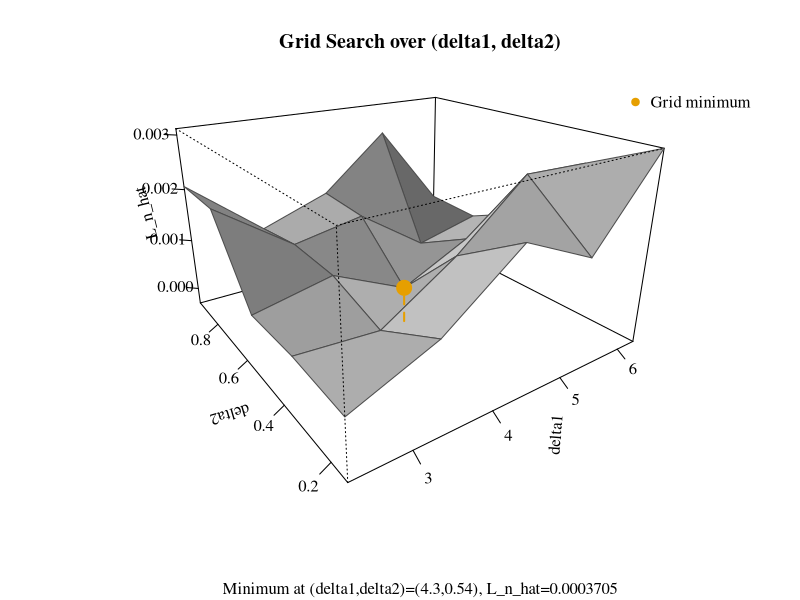

Write R code to recreate this figure.
## Slide version of the (delta1,delta2) deltagrid 3D surface (lag_m,
## lambda free at each point), stripped of the chi-sq threshold plane and
## pass/fail coloring that 1287 has -- just the L_n_hat(delta1,delta2)
## surface with the grid's own minimum marked. For the "$\delta$ Search"
## slide in 650-stage2-prelim-results.qmd. 2026-09-17.

df <- read.csv("Code/Products/1283-deltagrid-lag_m-combined.csv")

d1s <- sort(unique(df$delta1))
d2s <- sort(unique(df$delta2))
Z <- matrix(NA, length(d1s), length(d2s))
for (i in seq_along(d1s)) for (j in seq_along(d2s)) {
    v <- df$Lhat[df$delta1 == d1s[i] & df$delta2 == d2s[j]]
    Z[i, j] <- if (length(v) == 1) v else NA
}

imin <- which(df$Lhat == min(df$Lhat))
d1_min <- df$delta1[imin]; d2_min <- df$delta2[imin]; L_min <- df$Lhat[imin]

wong_orange <- "#E69F00"

## Extend zlim below the surface's own range so a "flagpole" dropped from the
## minimum down to the floor is actually visible, not zero-length (the
## minimum point sits ON the surface, i.e. at its own lowest height).
zrange <- range(Z, na.rm = TRUE)
zfloor <- zrange[1] - 0.25 * diff(zrange)
zlim <- c(zfloor, zrange[2])

png("Paper/images/1306-deltagrid-lag_m-3d-minonly.png", width = 2400, height = 1800, res = 220)
par(family = "Times")
res <- persp(d1s, d2s, Z, zlim = zlim, theta = -35, phi = 22, expand = 0.6, col = "lightgrey",
             border = "grey30", ticktype = "detailed", shade = 0.4,
             xlab = "delta1", ylab = "delta2", zlab = "L_n_hat",
             main = "Grid Search over (delta1, delta2)",
             sub = sprintf("Minimum at (delta1,delta2)=(%.2g,%.2g), L_n_hat=%.4g", d1_min, d2_min, L_min))

## Vertical drop line ("flagpole") from the minimum down to the floor, then the point itself
line_pts <- trans3d(rep(d1_min, 2), rep(d2_min, 2), c(zfloor, L_min), res)
lines(line_pts, col = wong_orange, lwd = 2, lty = "dashed")

pt <- trans3d(d1_min, d2_min, L_min, res)
points(pt, pch = 19, cex = 2, col = wong_orange)

legend("topright", legend = "Grid minimum", col = wong_orange, pch = 19, bty = "n", cex = 1)
dev.off()
cat("Saved: Paper/images/1306-deltagrid-lag_m-3d-minonly.png\n")
cat(sprintf("Minimum: delta1=%.4g, delta2=%.4g, Lhat=%.6g\n", d1_min, d2_min, L_min))
